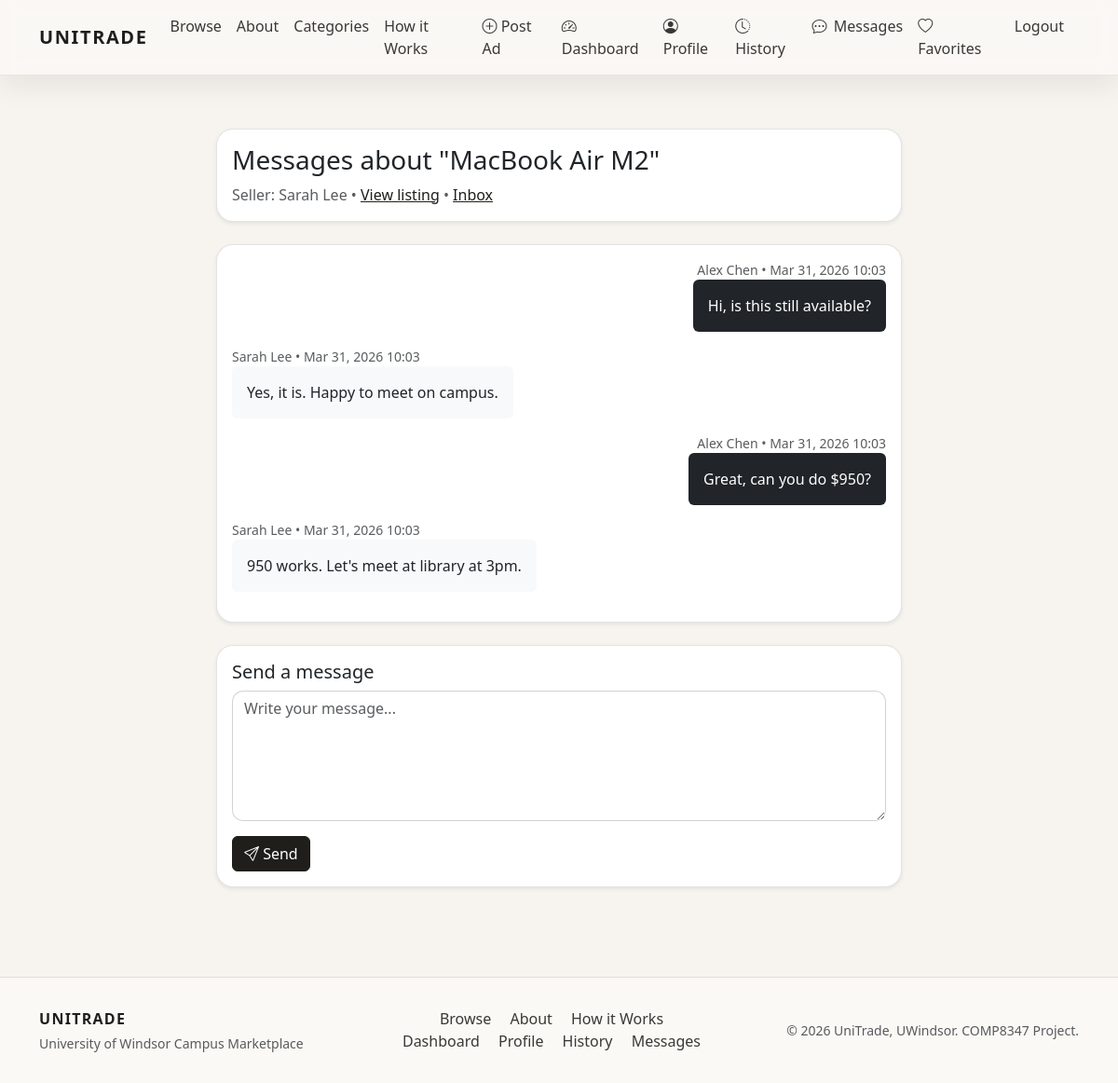
Page /items/1/messages/?recipient=3 (signed in) on the committed database.
### marketplace/models.py (models this page shows, shortened)
class Item(models.Model):
    CONDITION_NEW = 'new'
    CONDITION_LIKE_NEW = 'like_new'
    CONDITION_GOOD = 'good'
    CONDITION_FAIR = 'fair'
    CONDITION_POOR = 'poor'
    CONDITION_CHOICES = [
        (CONDITION_NEW, 'New'),
        (CONDITION_LIKE_NEW, 'Like New'),
        (CONDITION_GOOD, 'Good'),
        (CONDITION_FAIR, 'Fair'),
        (CONDITION_POOR, 'Poor'),
    ]
    STATUS_DRAFT = 'draft'
    STATUS_PUBLISHED = 'published'
    STATUS_SOLD = 'sold'
    STATUS_CHOICES = [
        (STATUS_DRAFT, 'Draft'),
        (STATUS_PUBLISHED, 'Published'),
        (STATUS_SOLD, 'Sold'),
    ]
    seller = models.ForeignKey(User, on_delete=models.CASCADE, related_name='items')
    category = models.ForeignKey(Category, on_delete=models.PROTECT, related_name='items')
    title = models.CharField(max_length=200)
    description = models.TextField()
    price = models.DecimalField(max_digits=10, decimal_places=2)
    condition = models.CharField(max_length=20, choices=CONDITION_CHOICES)
    status = models.CharField(max_length=20, choices=STATUS_CHOICES, default=STATUS_PUBLISHED)
    location = models.CharField(max_length=120, blank=True, default='UWindsor Campus')
    negotiable = models.BooleanField(default=False)
    created_at = models.DateTimeField(auto_now_add=True)
    updated_at = models.DateTimeField(auto_now=True)
    class Meta:
        ordering = ['-created_at']

class User(AbstractUser):
    university_email = models.EmailField(blank=True, null=True)
    student_id = models.CharField(max_length=32, blank=True, null=True)
    def __str__(self):
        return self.get_full_name() or self.username

class Message(models.Model):
    item = models.ForeignKey(Item, on_delete=models.CASCADE, related_name='messages')
    sender = models.ForeignKey(User, on_delete=models.CASCADE, related_name='sent_messages')
    recipient = models.ForeignKey(User, on_delete=models.CASCADE, related_name='received_messages')
    body = models.TextField()
    created_at = models.DateTimeField(auto_now_add=True)
    is_read = models.BooleanField(default=False)
    class Meta:
        ordering = ['created_at']

### marketplace/views.py (the view, shortened to what this page needs)
# urls.py: path('items/<int:pk>/messages/', views.ItemMessageView.as_view(), name='item_messages'),
class ItemMessageView(LoginRequiredMixin, View):
    def dispatch(self, request, *args, **kwargs):
        self.item = get_object_or_404(Item, pk=kwargs['pk'])
        if self.item.status == Item.STATUS_DRAFT and self.item.seller != request.user:
            messages.error(request, 'This listing is not available.')
            return redirect('marketplace:browse')
        self.thread_recipient = self._get_thread_recipient()
        return super().dispatch(request, *args, **kwargs)
    def get(self, request, *args, **kwargs):
        thread_messages = self._get_messages()
        thread_messages.filter(recipient=request.user, is_read=False).update(is_read=True)
        form = MessageForm()
        context = {
            'item': self.item,
            'seller': self.item.seller,
            'thread_messages': thread_messages,
            'thread_recipient': self.thread_recipient,
            'item_threads': build_message_threads(request.user, item_id=self.item.pk),
            'form': form,
        }
        return render(request, 'marketplace/message_thread.html', context)
    def _get_messages(self):
        queryset = Message.objects.filter(item=self.item).filter(
            Q(sender=self.request.user) | Q(recipient=self.request.user)
        )
        if self.thread_recipient:
            queryset = queryset.filter(
                Q(sender=self.request.user, recipient=self.thread_recipient)
                | Q(sender=self.thread_recipient, recipient=self.request.user)
            )
        return queryset.select_related('sender', 'recipient')
    def _get_thread_recipient(self):
        if self.request.user != self.item.seller:
            return self.item.seller

### marketplace/forms.py
class MessageForm(forms.ModelForm):
    class Meta:
        model = Message
        fields = ['body']
        widgets = {
            'body': forms.Textarea(attrs={'rows': 3, 'placeholder': 'Write your message...'}),
        }
    def __init__(self, *args, **kwargs):
        super().__init__(*args, **kwargs)
        for field in self.fields.values():
            field.widget.attrs.setdefault('class', 'form-control')
            field.widget.attrs.setdefault('autocomplete', 'off')

### marketplace/context_processors.py (called while the page is built)
def django_messages(request):
    return {'django_messages': get_messages(request)}

def unread_message_summary(request):
    if not request.user.is_authenticated:
        return {'unread_messages_count': 0}
    return {
        'unread_messages_count': Message.objects.filter(
            recipient=request.user,
            is_read=False,
        ).count()
    }

### templates/marketplace/message_thread.html (shortened to what this page needs)
{% extends 'base.html' %}
{% block content %}
  <div class="row justify-content-center">
    <div class="col-lg-8">
      <div class="card shadow-sm mb-4">
        <div class="card-body">
          <h3>Messages about "{{ item.title }}"</h3>
          <p class="text-muted mb-0">
            {% if request.user == seller %}
              Buyer: {{ thread_recipient.get_full_name|default:thread_recipient.username|default:"Select a conversation" }}
            {% else %}
              Seller: {{ seller }}
            {% endif %}
            &bull; <a href="{% url 'marketplace:item_detail' item.pk %}">View listing</a>
            &bull; <a href="{% url 'marketplace:messages_inbox' %}">Inbox</a>
          </p>
        </div>
      </div>
      <div class="card shadow-sm mb-4">
        <div class="card-body">
          {% for msg in thread_messages %}
            <div class="mb-3 {% if msg.sender == request.user %}text-end{% endif %}">
              <div class="small text-muted">
                {{ msg.sender }} &bull; {{ msg.created_at|date:"M d, Y H:i" }}
              </div>
              <div class="p-3 rounded d-inline-block {% if msg.sender == request.user %}bg-dark text-white{% else %}bg-light{% endif %}" style="max-width:80%;">
                {{ msg.body }}
              </div>
            </div>
          {% empty %}
            <p class="text-muted">No messages yet. Start the conversation.</p>
          {% endfor %}
        </div>
      </div>
      <div class="card shadow-sm">
        <div class="card-body">
          <h5>Send a message</h5>
          <form method="post" autocomplete="off">
            {{ form.body }}
            <button class="btn btn-primary mt-3" type="submit"><i class="bi bi-send"></i> Send</button>
          </form>
        </div>
      </div>
    </div>
  </div>
{% endblock %}

### static/css/styles.css (style rules this page uses)
:root { --ut-ivory: #f7f4ef; --ut-cream: #fbf9f6; --ut-charcoal: #1f1e1b; --ut-soft-charcoal: #3a3834; --ut-gold: #c6a15b; --ut-gold-glow: rgba(198, 161, 91, 0.25); --ut-border: rgba(31, 30, 27, 0.12); --ut-shadow: 0 18px 40px rgba(30, 30, 30, 0.12); }
body { font-family: "Segoe UI", system-ui, -apple-system, sans-serif; background: var(--ut-ivory); color: var(--ut-charcoal); display: flex; flex-direction: column; min-height: 100vh; }
a { color: var(--ut-charcoal); }
.brand-body { padding-top: 90px; }
.btn-primary { background: var(--ut-charcoal); border-color: var(--ut-charcoal); }
.card { border-radius: 18px; border: 1px solid var(--ut-border); box-shadow: 0 12px 24px rgba(31, 30, 27, 0.08); }
textarea.form-control { min-height: 140px; }
.form-control, .form-select { border-radius: 12px; border: 1px solid rgba(31, 30, 27, 0.2); }

### rows in the picture
Item: title "MacBook Air M2"
User: first_name+last_name "Sarah Lee"
Message: sender "Alex Chen", created_at "Mar 31, 2026 10:03", body "Hi, is this still available?"
Message: sender "Sarah Lee", created_at "Mar 31, 2026 10:03", body "Yes, it is. Happy to meet on campus."
Message: sender "Alex Chen", created_at "Mar 31, 2026 10:03", body "Great, can you do $950?"
Message: sender "Sarah Lee", created_at "Mar 31, 2026 10:03", body "950 works. Let's meet at library at 3pm."
